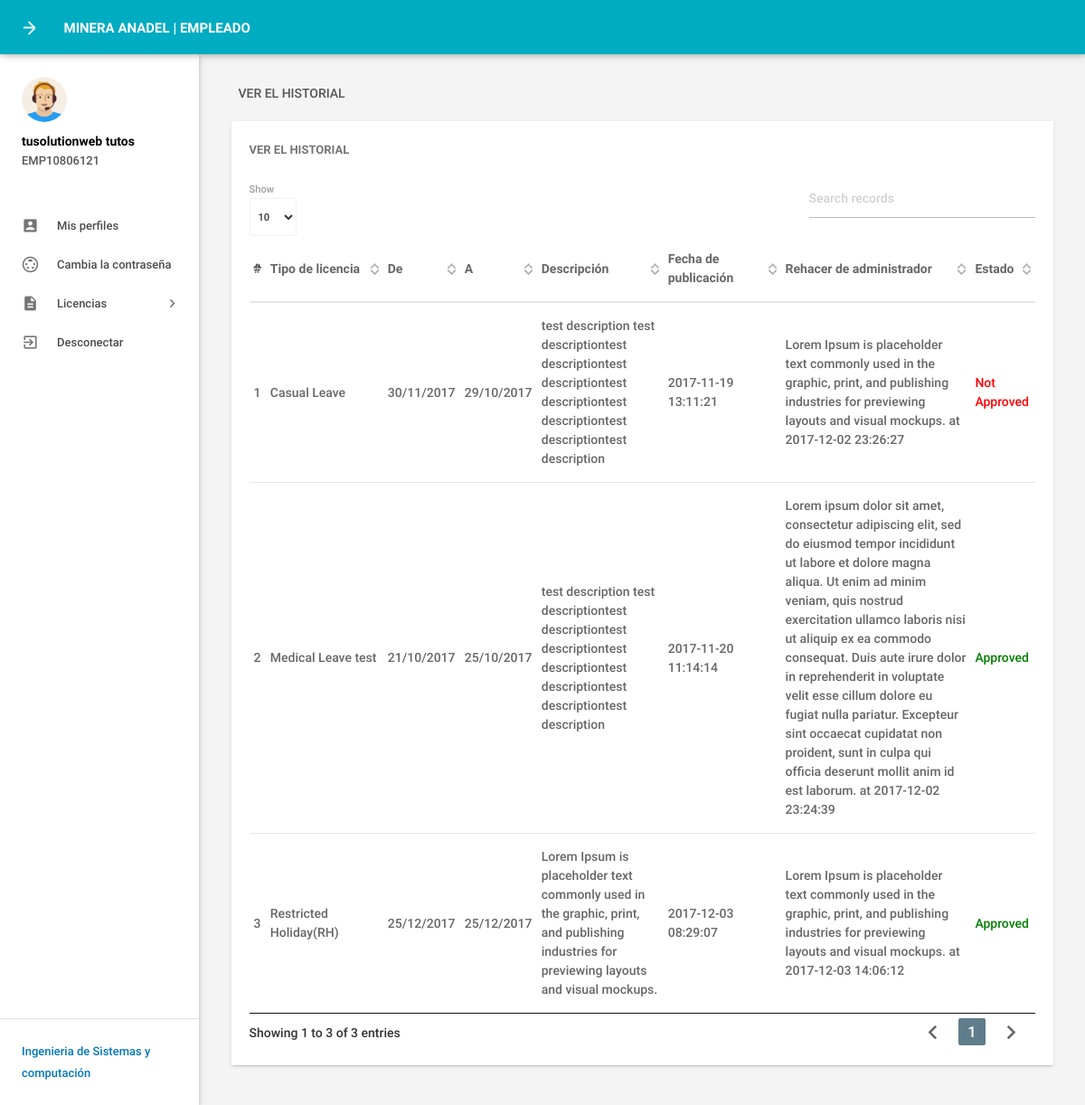
/leavehistory.php (signed in), run on the app's committed database.
### tables this page shows
CREATE TABLE `tblemployees` (
  `id` int(11) NOT NULL,
  `EmpId` varchar(100) NOT NULL,
  `FirstName` varchar(150) NOT NULL,
  `LastName` varchar(150) NOT NULL,
  `EmailId` varchar(200) NOT NULL,
  `Password` varchar(180) NOT NULL,
  `Gender` varchar(100) NOT NULL,
  `Dob` varchar(100) NOT NULL,
  `Department` varchar(255) NOT NULL,
  `Address` varchar(255) NOT NULL,
  `City` varchar(200) NOT NULL,
  `Country` varchar(150) NOT NULL,
  `Phonenumber` char(11) NOT NULL,
  `Status` int(1) NOT NULL,
  `RegDate` timestamp NOT NULL DEFAULT CURRENT_TIMESTAMP
);

CREATE TABLE `tblleaves` (
  `id` int(11) NOT NULL,
  `LeaveType` varchar(110) NOT NULL,
  `ToDate` varchar(120) NOT NULL,
  `FromDate` varchar(120) NOT NULL,
  `Description` mediumtext NOT NULL,
  `PostingDate` timestamp NOT NULL DEFAULT CURRENT_TIMESTAMP,
  `AdminRemark` mediumtext,
  `AdminRemarkDate` varchar(120) DEFAULT NULL,
  `Status` int(1) NOT NULL,
  `IsRead` int(1) NOT NULL,
  `empid` int(11) DEFAULT NULL
);

### leavehistory.php (the view, shortened to what this page needs)
<?php
include('includes/config.php');
if(strlen($_SESSION['emplogin'])==0)
    {
header('location:index.php');
}
else{
 ?>
<!DOCTYPE html>
<html lang="en">
    <head>
        <link type="text/css" rel="stylesheet" href="assets/plugins/materialize/css/materialize.min.css"/>
        <link href="assets/plugins/material-preloader/css/materialPreloader.min.css" rel="stylesheet">
        <link href="assets/plugins/datatables/css/jquery.dataTables.min.css" rel="stylesheet">
        <link href="assets/css/alpha.min.css" rel="stylesheet" type="text/css"/>
        <link href="assets/css/custom.css" rel="stylesheet" type="text/css"/>
    </head>
    <body>
       <?php include('includes/header.php');?>
       <?php include('includes/sidebar.php');?>
            <main class="mn-inner">
                <div class="row">
                    <div class="col s12">
                        <div class="page-title">Ver el historial</div>
                    </div>
                    <div class="col s12 m12 l12">
                        <div class="card">
                            <div class="card-content">
                                <span class="card-title">Ver el historial</span>
                                <table id="example" class="display responsive-table ">
                                    <thead>
                                        <tr>
                                            <th>#</th>
                                            <th width="120">Tipo de licencia</th>
                                            <th>De</th>
                                            <th>A</th>
                                             <th>Descripción</th>
                                             <th width="120">Fecha de publicación</th>
                                            <th width="200">Rehacer de administrador</th>
                                            <th>Estado</th>
                                        </tr>
                                    </thead>
                                    <tbody>
<?php
$eid=$_SESSION['eid'];
$sql = "SELECT LeaveType,ToDate,FromDate,Description,PostingDate,AdminRemarkDate,AdminRemark,Status from tblleaves where empid=:eid";
$query = $dbh -> prepare($sql);
$query->bindParam(':eid',$eid,PDO::PARAM_STR);
$query->execute();
$results=$query->fetchAll(PDO::FETCH_OBJ);
$cnt=1;
if($query->rowCount() > 0)
{
foreach($results as $result)
{               ?>
                                        <tr>
                                            <td> <?php echo htmlentities($cnt);?></td>
                                            <td><?php echo htmlentities($result->LeaveType);?></td>
                                            <td><?php echo htmlentities($result->ToDate);?></td>
                                            <td><?php echo htmlentities($result->FromDate);?></td>
                                           <td><?php echo htmlentities($result->Description);?></td>
                                            <td><?php echo htmlentities($result->PostingDate);?></td>
                                            <td><?php if($result->AdminRemark=="")
                                            {
echo htmlentities('waiting for approval');
                                            } else
{
 echo htmlentities(($result->AdminRemark)." "."at"." ".$result->AdminRemarkDate);
}
                                            ?></td>
                                                                                 <td><?php $stats=$result->Status;
if($stats==1){
                                             ?>
                                                 <span style="color: green">Approved</span>
                                                 <?php } if($stats==2)  { ?>
                                                <span style="color: red">Not Approved</span>
                                                 <?php } if($stats==0)  { ?>
 <span style="color: blue">waiting for approval</span>
 <?php } ?>
                                             </td>
                                        </tr>
                                         <?php $cnt++;} }?>
                                    </tbody>
                                </table>
                            </div>
                        </div>
                    </div>
                </div>
            </main>
        </div>
        <div class="left-sidebar-hover"></div>
    </body>
</html>
<?php } ?>

### includes/sidebar.php (shortened to what this page needs)
     <aside id="slide-out" class="side-nav white fixed">
                <div class="side-nav-wrapper">
                    <div class="sidebar-profile">
                        <div class="sidebar-profile-image">
                            <img src="assets/images/profile-image.png" class="circle" alt="">
                        </div>
                        <div class="sidebar-profile-info">
                    <?php
$eid=$_SESSION['eid'];
$sql = "SELECT FirstName,LastName,EmpId from  tblemployees where id=:eid";
$query = $dbh -> prepare($sql);
$query->bindParam(':eid',$eid,PDO::PARAM_STR);
$query->execute();
$results=$query->fetchAll(PDO::FETCH_OBJ);
if($query->rowCount() > 0)
{
foreach($results as $result)
{               ?>
                                <p><?php echo htmlentities($result->FirstName." ".$result->LastName);?></p>
                                <span><?php echo htmlentities($result->EmpId)?></span>
                         <?php }} ?>
                        </div>
                    </div>
                <ul class="sidebar-menu collapsible collapsible-accordion" data-collapsible="accordion">
  <li class="no-padding"><a class="waves-effect waves-grey" href="myprofile.php"><i class="material-icons">account_box</i>Mis perfiles</a></li>
  <li class="no-padding"><a class="waves-effect waves-grey" href="emp-changepassword.php"><i class="material-icons">settings_input_svideo</i>Cambia la contraseña</a></li>
                    <li class="no-padding">
                        <a class="collapsible-header waves-effect waves-grey"><i class="material-icons">description</i>Licencias<i class="nav-drop-icon material-icons">keyboard_arrow_right</i></a>
                    </li>
                  <li class="no-padding">
                                <a class="waves-effect waves-grey" href="logout.php"><i class="material-icons">exit_to_app</i>Desconectar</a>
                            </li>
                </ul>
                <div class="footer">
                    <p class="copyright"><a href="https://www.facebook.com/sistemasundac/" target="blank">Ingenieria de Sistemas y computación</a></p>
                </div>
                </div>
            </aside>

### data on the page
tblemployees: FirstName+LastName "tusolutionweb tutos", EmpId "EMP10806121"
tblleaves: LeaveType "Casual Leave", ToDate "30/11/2017", FromDate "29/10/2017", Description "test description test descriptiontest descriptiontest descriptiontest descriptiontest descriptiontest descriptiontest description", PostingDate "2017-11-19 13:11:21", AdminRemark+AdminRemarkDate "Lorem Ipsum is placeholder text commonly used in the graphic, print, and publishing industries for previewing layouts and visual mockups. at 2017-12-02 23:26:27", Status "Not Approved"
tblleaves: LeaveType "Medical Leave test", ToDate "21/10/2017", FromDate "25/10/2017", Description "test description test descriptiontest descriptiontest descriptiontest descriptiontest descriptiontest descriptiontest description", PostingDate "2017-11-20 11:14:14", AdminRemark+AdminRemarkDate "Lorem ipsum dolor sit amet, consectetur adipiscing elit, sed do eiusmod tempor incididunt ut labore et dolore magna aliqua. Ut enim ad minim veniam, quis nostrud exercitation ullamco laboris nisi ut aliquip ex ea commodo consequat. Duis aute irure dolor in reprehenderit in voluptate velit esse cillum dolore eu fugiat nulla pariatur. Excepteur sint occaecat cupidatat non proident, sunt in culpa qui officia deserunt mollit anim id est laborum. at 2017-12-02 23:24:39", Status "Approved"
tblleaves: LeaveType "Restricted Holiday(RH)", ToDate "25/12/2017", FromDate "25/12/2017", Description "Lorem Ipsum is placeholder text commonly used in the graphic, print, and publishing industries for previewing layouts and visual mockups.", PostingDate "2017-12-03 08:29:07", AdminRemark+AdminRemarkDate "Lorem Ipsum is placeholder text commonly used in the graphic, print, and publishing industries for previewing layouts and visual mockups. at 2017-12-03 14:06:12", Status "Approved"
